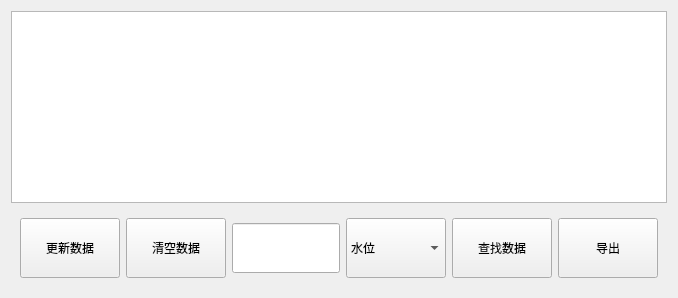
     <widget class="QWidget" name="page_database">
      <property name="styleSheet">
       <string notr="true">background-image: url(:/image/fog.jpg);</string>
      </property>
      <layout class="QGridLayout" name="gridLayout_9">
       <item row="1" column="0">
        <widget class="QWidget" name="widget_8" native="true">
         <property name="minimumSize">
          <size>
           <width>0</width>
           <height>0</height>
          </size>
         </property>
         <property name="maximumSize">
          <size>
           <width>16777215</width>
           <height>16777215</height>
          </size>
         </property>
         <layout class="QGridLayout" name="gridLayout_8">
          <item row="0" column="4">
           <widget class="QPushButton" name="btn_find">
            <property name="minimumSize">
             <size>
              <width>100</width>
              <height>60</height>
             </size>
            </property>
            <property name="text">
             <string>查找数据</string>
            </property>
           </widget>
          </item>
          <item row="0" column="0">
           <widget class="QPushButton" name="btn_update">
            <property name="minimumSize">
             <size>
              <width>100</width>
              <height>60</height>
             </size>
            </property>
            <property name="text">
             <string>更新数据</string>
            </property>
           </widget>
          </item>
          <item row="0" column="3">
           <widget class="QComboBox" name="cob_info">
            <property name="minimumSize">
             <size>
              <width>100</width>
              <height>60</height>
             </size>
            </property>
            <item>
             <property name="text">
              <string>水位</string>
             </property>
            </item>
            <item>
             <property name="text">
              <string>浊度</string>
             </property>
            </item>
            <item>
             <property name="text">
              <string>水温</string>
             </property>
            </item>
            <item>
             <property name="text">
              <string>PH</string>
             </property>
            </item>
            <item>
             <property name="text">
              <string>温度</string>
             </property>
            </item>
            <item>
             <property name="text">
              <string>土壤湿度</string>
             </property>
            </item>
            <item>
             <property name="text">
              <string>CO2浓度</string>
             </property>
            </item>
            <item>
             <property name="text">
              <string>烟雾浓度</string>
             </property>
            </item>
            <item>
             <property name="text">
              <string>光照强度</string>
             </property>
            </item>
            <item>
             <property name="text">
              <string>时间</string>
             </property>
            </item>
           </widget>
          </item>
          <item row="0" column="1">
           <widget class="QPushButton" name="btn_clear">
            <property name="minimumSize">
             <size>
              <width>100</width>
              <height>60</height>
             </size>
            </property>
            <property name="text">
             <string>清空数据</string>
            </property>
           </widget>
          </item>
          <item row="0" column="2">
           <widget class="QLineEdit" name="le_find">
            <property name="minimumSize">
             <size>
              <width>0</width>
              <height>50</height>
             </size>
            </property>
           </widget>
          </item>
          <item row="0" column="5">
           <widget class="QPushButton" name="btn_out">
            <property name="sizePolicy">
             <sizepolicy hsizetype="Minimum" vsizetype="Preferred">
              <horstretch>0</horstretch>
              <verstretch>0</verstretch>
             </sizepolicy>
            </property>
            <property name="minimumSize">
             <size>
              <width>100</width>
              <height>0</height>
             </size>
            </property>
            <property name="text">
             <string>导出</string>
            </property>
           </widget>
          </item>
         </layout>
        </widget>
       </item>
       <item row="0" column="0">
        <widget class="QTableView" name="tabv_db"/>
       </item>
      </layout>
     </widget>
